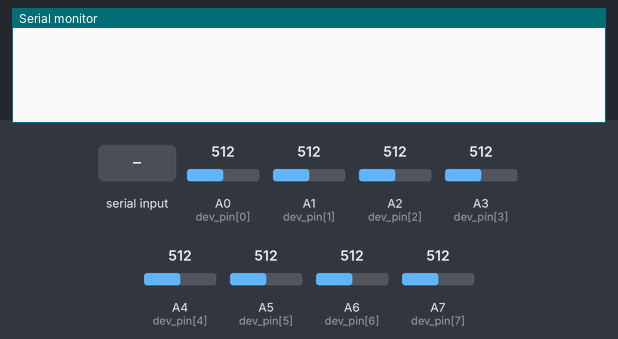
This sketch was run on a simulated Arduino Nano, built with avr-gcc and run on an emulated ATmega328P. On the bench: the last lines printed to the serial monitor. The inputs (shaded band) are chosen by the test bench; at power-on: A0 (dev_pin[0]) = 512, A1 (dev_pin[1]) = 512, A2 (dev_pin[2]) = 512, A3 (dev_pin[3]) = 512, A4 (dev_pin[4]) = 512, A5 (dev_pin[5]) = 512, A6 (dev_pin[6]) = 512, A7 (dev_pin[7]) = 512.

Above: at 1.2 s.
1.3 s: "TIME" received over the second serial link
At 3.7 s:
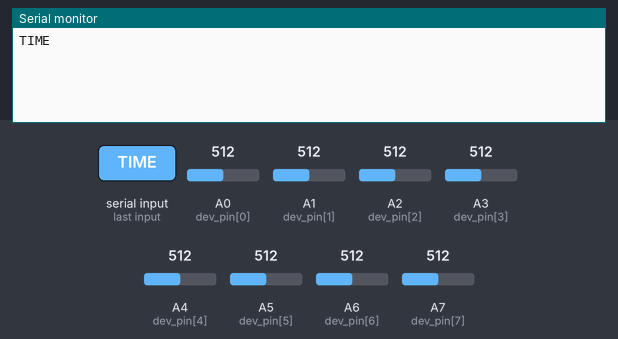
4.5 s: "90,45\n" received over the second serial link
At 6.3 s:
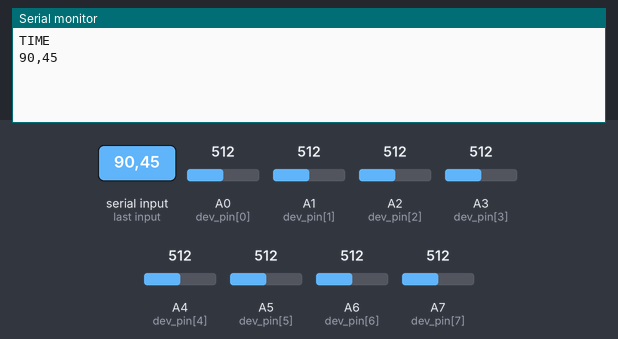
7.0 s: "5\n" received over the second serial link
At 9.4 s:
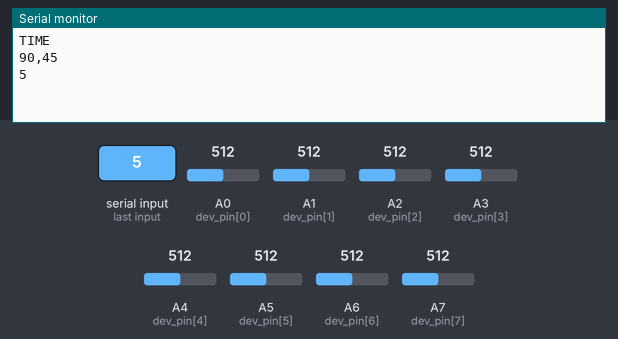

Measured:
- after the input at 1.3 s, the serial monitor: prints a new line after 1.7 s (image 1)
- after the input at 4.5 s, the serial monitor: prints a new line after 1.0 s (image 2)
- after the input at 7.0 s, the serial monitor: prints a new line after 1.0 s (image 3)

The sketch:

nano.ino
```cpp
#include <SoftwareSerial.h>

// Configurations
const short port_RX = 11; // Receiver port
const short port_TX = 10; // Transmitter port
const long baudrate = 115200; // Device communication rate
const int dev_pin[] = { A0, A1, A2, A3, A4, A5, A6, A7 }; // Used pins

// Initial definitions
float time_delay = 1000;
float time_transfer = 1.0;
String data, data_header, data_separator, data_footer, respond;
SoftwareSerial telemetry(port_RX, port_TX);

void setup() {
  // Declare the input pins
  for (int i = 0; i < 8; i++) {
    pinMode(dev_pin[i], INPUT);
  }

  // Initialize serial communications
  Serial.begin(baudrate);
  telemetry.begin(baudrate);

  // Data formats
  data = String();
  data_header = String("[");
  data_separator = String("|");
  data_footer = String("]");
}

void loop() {
  // Writing a line of data collections
  String data = "";
  data += data_header;
  for (int i = 0; i < 8; i++) {
    data += String(analogRead(dev_pin[i]), DEC); // Reading values from pin
    if (i < 7) {
      data += data_separator; // Add separator between each other data
    }
    delayMicroseconds(100);
  }
  data += data_footer;
  telemetry.println(data);

  // Reading device respond
  respond = telemetry.readString();
  if (respond != "") { // Avoiding blank data
    Serial.println(respond);
  }

  // Changing delay time if there's a data with "TIME" on the beginning of line
  if (respond.substring(0, 4) == "TIME") {
    time_transfer = respond.substring(5).toFloat();
    if (time_transfer <= 0.0) {
      time_transfer = 1.0;
    }
    time_delay = (time_transfer * 1000) - 1000;
    if (time_delay <= 0.0) {
      time_delay = 1000;
    }
  }

  delay(time_delay);
}
```
